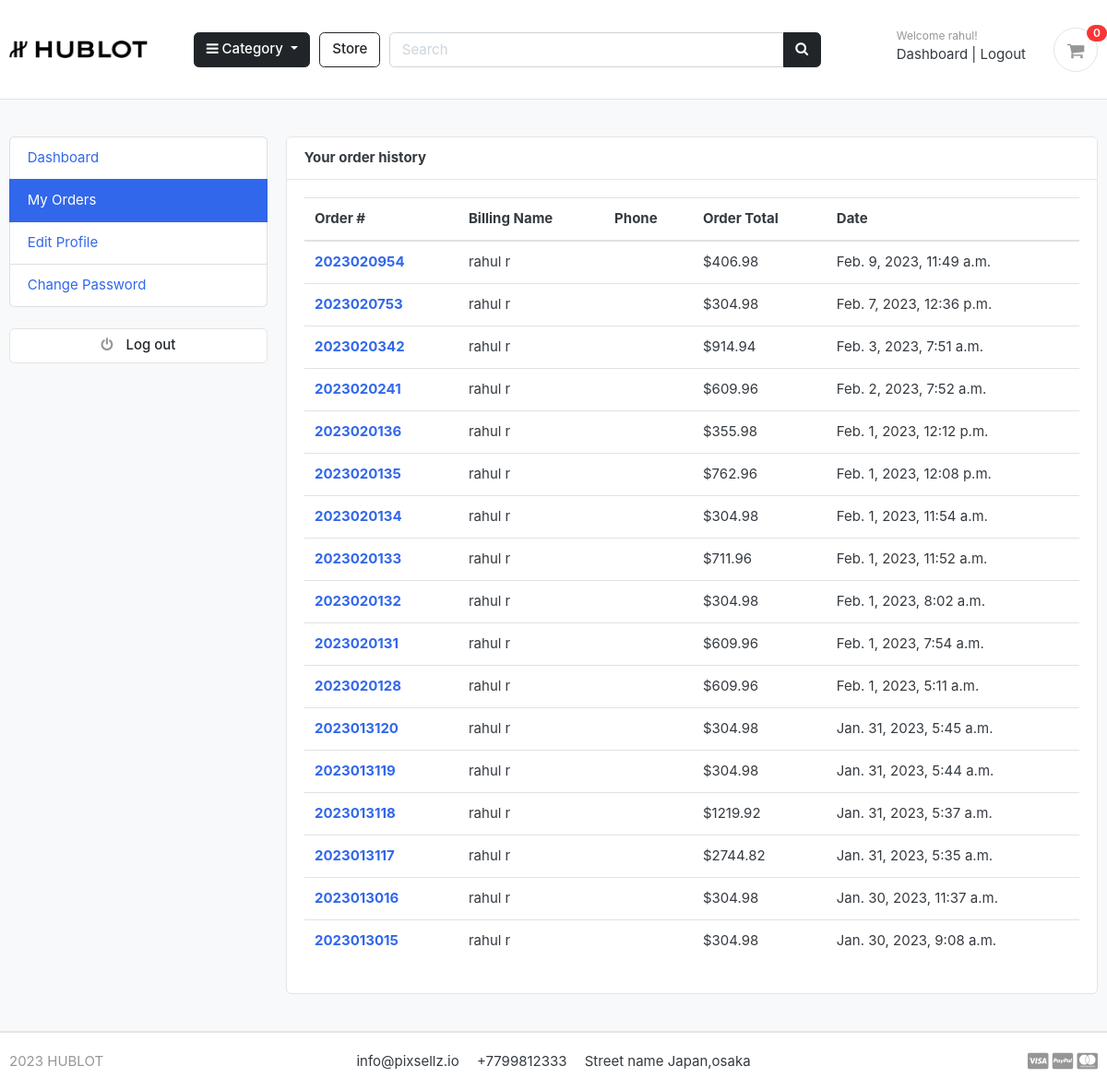
/accounts/my_orders/ (signed in), run on an earlier commit of the app's database.
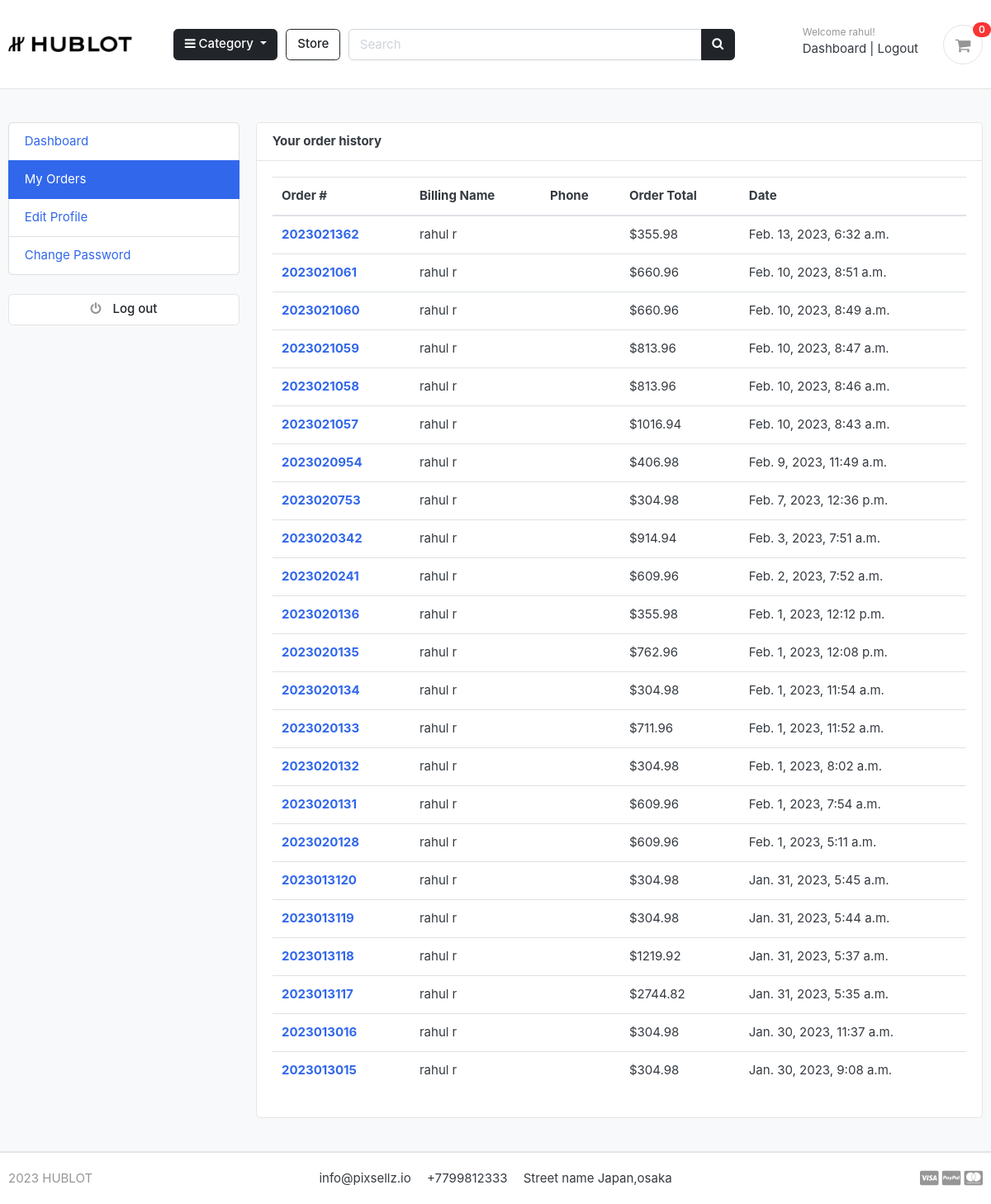
And on a later commit of the database.
### orders/models.py (models this page shows, shortened)
class Order(models.Model):
    STATUS = (
        ('Placed', u'Placed'),
        ('Delivered', u'Delivered'),
        ('Cancelled', u'Cancelled'),
        ('Returned', u'Returned')
    )
    user           = models.ForeignKey(Account, on_delete=models.SET_NULL, null=True)
    payment        = models.ForeignKey(
        Payment, on_delete=models.SET_NULL, blank=True, null=True)
    order_number   = models.CharField(max_length=20)
    address = models.ForeignKey(UserProfile,null=True,on_delete=models.CASCADE)
    order_note     = models.CharField(max_length=100, blank=True)
    order_total    = models.FloatField(null=True)
    tax            = models.FloatField(null=True)
    status         = models.CharField(max_length=10, choices=STATUS, default='Placed')
    ip             = models.CharField(blank=True, max_length=20)
    is_ordered     = models.BooleanField(default=False)
    created_at     = models.DateTimeField(auto_now_add=True)
    updated_at     = models.DateTimeField(auto_now=True)
    def full_name(self):
        return f'{self.user.first_name} {self.user.last_name}'

### accounts/models.py (models this page shows, shortened)
class Account(AbstractBaseUser):
    first_name = models.CharField(max_length=50)
    last_name  = models.CharField(max_length=50)
    username  = models.CharField(max_length=50, unique=True)
    email  = models.EmailField(max_length=100, unique=True)
    phone_number  = models.CharField(max_length=50)
    is_block      = models.BooleanField(default=False)
    date_joined   = models.DateTimeField(auto_now_add=True)
    last_login    = models.DateTimeField(auto_now_add=True)
    is_admin      = models.BooleanField(default=False)
    is_staff      = models.BooleanField(default=False)
    is_active     = models.BooleanField(default=False)
    is_superadmin = models.BooleanField(default=False)
    USERNAME_FIELD  = 'email'
    REQUIRED_FIELDS = ['username', 'first_name', 'last_name']
    objects = MyAccountManager()      #we need to tell Account that we are using myaccmanager

### accounts/views.py (the view)
# urls.py: path('my_orders/',views.my_orders, name='my_orders'),
@login_required(login_url='login')
def my_orders(request):
    orders = Order.objects.filter(user = request.user, is_ordered = True).order_by('-created_at')
    context = {
        'orders': orders,
    }
    return render(request, 'accounts/my_orders.html', context)

### cart/context_processors.py (called while the page is built)
def counter(request):
    cart_count = 0
    if 'admin' in request.path:
        return {}
    else:
        try:
            cart = Cart.objects.filter(cart_id=_cart_id(request))
            if request.user.is_authenticated:
                 cart_items = CartItem.objects.all().filter(user=request.user)
            else:
                 cart_items = CartItem.objects.all().filter(cart=cart[:1])
            for cart_item in cart_items:
                cart_count += cart_item.quantity
        except Cart.DoesNotExist:
            cart_count = 0
    return dict(cart_count=cart_count)

### cart/views.py (called while the page is built)
def _cart_id(request):
    cart     = request.session.session_key
    if not cart:
        cart = request.session.create()
    return cart

### category/context_processors.py (called while the page is built)
def menu_links(request):
    links = Category.objects.all()
    return dict(links=links)

### category/models.py (called while the page is built)
    def get_url(self):
            return reverse('products_by_category', args=[self.slug])

### templates/accounts/my_orders.html (shortened to what this page needs)
{% extends 'base.html' %}
{% block content %}
<section class="section-conten padding-y bg">
	<div class="container">
		<div class="row">
			{% include 'includes/dashboard_sidebar.html' %}
			<main class="col-md-9">
				<article class="card">
					<header class="card-header">
						<strong class="d-inline-block mr-3">Your order history</strong>
					</header>
					<div class="card-body">
						<div class="row">
                        <div class="col-md-12">
                            <table class="table table-hover">
                                <thead>
                                    <tr>
                                        <th scope="col">Order #</th>
                                        <th scope="col">Billing Name</th>
                                        <th scope="col">Phone</th>
                                        <th scope="col">Order Total</th>
                                        <th scope="col">Date</th>
                                    </tr>
                                </thead>
                                <tbody>
                                    {% for order in orders %}
                                    <tr>
                                        <th scope="row"><a
                                                href="{% url 'order_detail' order.order_number %}">{{order.order_number}}</a>
                                        </th>
                                        <td>{{order.full_name}}</td>
                                        <td>{{order.phone}}</td>
                                        <td>${{order.order_total}}</td>
                                        <td>{{order.created_at}}</td>
                                    </tr>
                                    {% endfor %}
                                </tbody>
                            </table>
						</div>
						</div>
					</div>
				</article>
			</main>
		</div>
	</div>
</section>
{% endblock %}

What changed in the data, as far as the page shows it:
added Order: order_number "2023021362", full_name "rahul r", order_total "355.98", created_at "Feb. 13, 2023, 6:32 a.m."
added Order: order_number "2023021061", full_name "rahul r", order_total "660.96", created_at "Feb. 10, 2023, 8:51 a.m."
added Order: order_number "2023021060", full_name "rahul r", order_total "660.96", created_at "Feb. 10, 2023, 8:49 a.m."
added Order: order_number "2023021059", full_name "rahul r", order_total "813.96", created_at "Feb. 10, 2023, 8:47 a.m."
added Order: order_number "2023021058", full_name "rahul r", order_total "813.96", created_at "Feb. 10, 2023, 8:46 a.m."
added Order: order_number "2023021057", full_name "rahul r", order_total "1016.94", created_at "Feb. 10, 2023, 8:43 a.m."
